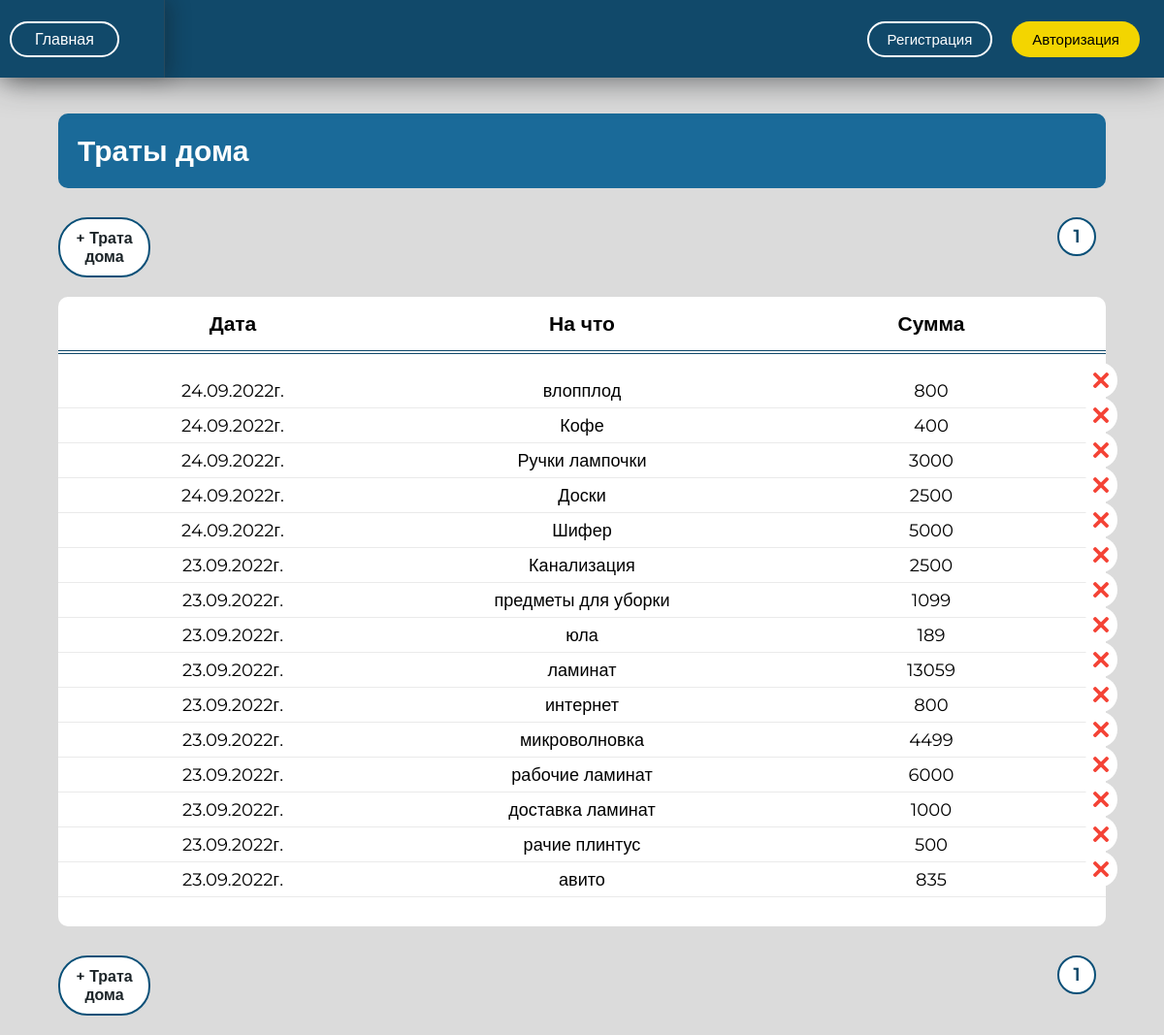
The app's page /spendinghostel/ with its own data.
### otchet/models.py (models this page shows)
class Spending(models.Model):
    date = models.DateTimeField(auto_now=True, verbose_name='Дата')
    summa = models.PositiveIntegerField(default=0, verbose_name='Сумма')
    note = models.CharField(max_length=200, verbose_name='Примечание')
    def date_check(self):
        if self.date.month < 10:
            month_now = '0' + str(self.date.month)
        else:
            month_now = self.date.month
        return month_now
    class Meta:
        abstract = True

class SpendingHostel(Spending):  # траты дома
    class Meta:
        db_table = "hostelspending"
        verbose_name = "Расходы дома"
        verbose_name_plural = "Расходы дома"
        ordering = ['-date']

### otchet/views.py (the view)
# urls.py: path('spendinghostel/', views.spendinghostel, name='spendinghostel'),
def spendinghostel(request):
    data = data_d(request)
    spend_hostel = SpendingHostel.objects.all()
    paginator = Paginator(spend_hostel, 20)
    page_number = request.GET.get('page')
    page_obj = paginator.get_page(page_number)
    data['page_obj'] = page_obj
    if request.method == 'POST' and request.POST['name_form'] == 'AddSpendingHostelForms':
        form3 = AddSpendingHostelForms(data=request.POST)
        data['form3'] = form3
        if form3.is_valid():
            form3.save()
            return render(request, 'otchet/done.html', context=data)
    return render(request, 'otchet/spending_hostel.html', context=data)

### otchet/funk_otchet.py (called while the page is built, shortened)
def data_d(request):
    data = {}
    data['form'] = AddPepForm()
    data['form1'] = AddPaymentsForm()
    data['form2'] = AddSpendingAdminForm()
    data['form3'] = AddSpendingHostelForms()
    data['form4'] = AddSpendingBossForms()
    data['form5'] = AddEventsForms()
    data['form6'] = AddRefundsForms()
    data['form7'] = DepartmentForm()
    return data

### otchet/templates/otchet/spending_hostel.html (shortened to what this page needs)
{% extends 'otchet/base.html' %}
{% load static %}
{% block content %}
    <div class="payments2">
        <h1>Траты дома</h1>
        <div class="pagin">
            <div class="but5">
                <div class="append_but" class="append_spend_hostel" onclick="add_spend_hostel()">+ Трата дома</div>
            </div>
            <nav class="num_page">
                <ul>
                    {% for p in page_obj.paginator.page_range%}
                        <li>
                            <a href="?page={{ p }}">{{ p }}</a>
                        </li>
                    {% endfor %}
                </ul>
            </nav>
        </div>
        <div class="payments">
                <ul class="stolb_payments">
                    <li>
                        <h5>Дата</h5>
                    </li>
                    <li>
                        <h5>На что</h5>
                    </li>
                    <li>
                        <h5>Сумма</h5>
                    </li>
                </ul>
                {% for spend in page_obj %}
                    <div class="pay">
                        <div class="date_1 text_1">
                            {{ spend.date.day }}.{{ spend.date_check }}.{{ spend.date.year }}г.
                        </div>
                        <div class="user_1 text_1">
                            {{ spend.note }}
                        </div>
                        <div class="summa text_1">
                            {{ spend.summa }}
                            <a href="{% url 'update_spendinghostel' spend.id %}" >
                            </a>
                            <a href="{% url 'delete_spendinghostel' spend.id %}" class="delete_knop">
                                <img src="{% static 'otchet/images/close.png' %}" alt="">
                            </a>
                        </div>
                    </div>
                {% endfor %}
            </div>
        <div class="pagin">
            <div class="but5">
                <div class="append_but" class="append_spend_hostel" onclick="add_spend_hostel()">+ Трата дома</div>
            </div>
            <nav class="num_page">
                <ul>
                    {% for p in page_obj.paginator.page_range%}
                        <li>
                            <a href="?page={{ p }}">{{ p }}</a>
                        </li>
                    {% endfor %}
                </ul>
            </nav>
        </div>
    </div>
{% endblock %}

### otchet/static/otchet/css/media.css (style rules this page uses)
@media screen and (max-width: 1511px) { .append_but { width:19%; } }
@media screen and (max-width: 1202px) { .append_but { width:22%; } }
@media screen and (max-width: 1202px) { .payments2 { width: 90% !important; } }

### otchet/static/otchet/css/index.css (style rules this page uses)
* { box-sizing: border-box; margin: 0; padding: 0; }
body { height: 100vh; background: #dbdbdb; font-family: 'Montserrat', sans-serif; }
ul { list-style:none; }
.payments { background: #fff; border-radius: 10px; padding-bottom: 30px; margin-top: 20px; }
.stolb_payments { display: flex; justify-content: space-around; padding: 0; margin: 0; border-bottom: 4px double #11496a; margin-bottom: 20px; }
.stolb_payments li { width: 33%; text-align: center; font-size: 18px; padding: 15px; }
.stolb_payments li h5 { font-size: 21px; }
.pay { display: flex; justify-content: space-around; height: 36px; align-items: center; border-bottom: 1px solid #dddddd9c; }
.text_1 { width: 33%; text-align: center; height: 30px; line-height: 30px; position: relative; font-size: 18px; letter-spacing: 0.002em; }
.text_1 a { position: absolute; right: 28px; top: -13px; width: 34px; height: 36px; transition:0.2s; }
.text_1 a img { position: relative; top: 4px; left: 2px; }
.append_but { display:block; text-align:center; padding: 10px; border: 2px solid #0a5078; border-radius: 30px; margin-top: 30px; background: #fff; font-weight: 600; color: #1c2428; transition:0.3s; position:relative; }
.payments2 { width: 70%; margin:auto; margin-top: 117px; }
.payments2 h1 { background: #1a6a99; color: #fff; border-radius: 10px; padding: 20px; font-size: 30px; }
.pagin { display:flex; justify-content: space-between; }
.num_page { position: relative; top: 20px; }
.num_page ul { display: flex; }
.num_page ul li a { width: 40px; display: block; height: 40px; border: 2px solid #0a5078; border-radius: 20px; background: #fff; line-height: 35px; text-align: center; margin: 10px; text-decoration: none; color: #11496a; font-weight: 600; font-size: 19px; }
.but5 { position: relative; width: 40%; display: flex; justify-content: space-between; }
.delete_knop { right: -14px !important; top: -14px !important; background: #fff; border-radius: 50%; display: flex; align-items: center; justify-content: center; }
.delete_knop img { width: 16px; top: 0 !important; left: 0 !important; }

### records on screen
SpendingHostel: date.day "24", date_check "09", date.year "2022", note "влопплод", summa "800"
SpendingHostel: date.day "24", date_check "09", date.year "2022", note "Кофе", summa "400"
SpendingHostel: date.day "24", date_check "09", date.year "2022", note "Ручки лампочки", summa "3000"
SpendingHostel: date.day "24", date_check "09", date.year "2022", note "Доски", summa "2500"
SpendingHostel: date.day "24", date_check "09", date.year "2022", note "Шифер", summa "5000"
SpendingHostel: date.day "23", date_check "09", date.year "2022", note "Канализация", summa "2500"
SpendingHostel: date.day "23", date_check "09", date.year "2022", note "предметы для уборки", summa "1099"
SpendingHostel: date.day "23", date_check "09", date.year "2022", note "юла", summa "189"
SpendingHostel: date.day "23", date_check "09", date.year "2022", note "ламинат", summa "13059"
SpendingHostel: date.day "23", date_check "09", date.year "2022", note "интернет", summa "800"
SpendingHostel: date.day "23", date_check "09", date.year "2022", note "микроволновка", summa "4499"
SpendingHostel: date.day "23", date_check "09", date.year "2022", note "рабочие ламинат", summa "6000"
SpendingHostel: date.day "23", date_check "09", date.year "2022", note "доставка ламинат", summa "1000"
SpendingHostel: date.day "23", date_check "09", date.year "2022", note "рачие плинтус", summa "500"
SpendingHostel: date.day "23", date_check "09", date.year "2022", note "авито", summa "835"

### other values on screen
{{ p }} "1"
